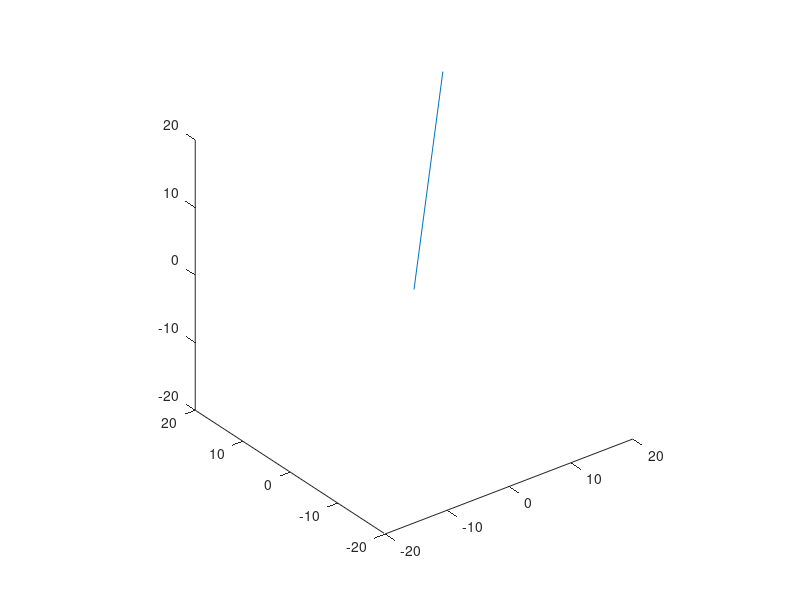

The MATLAB source for this figure:
function main
    % box path tracer. two sided. 
    b = make_align_box( [1,20,4]' , [6,5,2]');
    
    d = [1,1,0.8]';
    l_d = sqrt( sum( d.^2));
    d = d./l_d;
    r = make_ray([0,0,0]', d);
    
    box = make_box(4,5,6, [0,0,1]);
    box = poly_translate(box, [1,1,1]');
    
    rot_mat = biuld_rot_mat(1,1,1);
    box = poly_rotate(box, rot_mat);
    
    fh = figure(1);
    clf(fh);
    plot_ray(r);
    set(gca, 'Projection', 'perspective');
    set(gca, 'CameraViewAngleMode', 'manual');
    axis manual
    axis ([-20, 20,-20, 20,-20, 20 ]);
    hold on
    %plot_align_box(b);
 
    intersect_ray_align_box(b,r);

end

function r = make_ray(o, d)
    % origin, direction
    
    r.o = o;
    r.d = d;
    r.inv_d = 1./d;
    r.sign = r.inv_d < 0;
end

function b = make_align_box(maxP, minP)
% box is defined by two co-ords and is axis aligned
% order them in space
    b.bounds = zeros(3,2);
    b.bounds(:,1) = min( [minP,maxP], [], 2); %x,y,z min
    b.bounds(:,2) = max( [minP,maxP], [], 2);  %x,y,z max  
end   

function intersect = intersect_ray_align_box(b,r)

    tmin = ( b.bounds(1,r.sign(1)+1) - r.o(1))*r.inv_d(1);
    tmax = ( b.bounds(1,2-r.sign(1)) - r.o(1))*r.inv_d(1);
    tymin = ( b.bounds(2,r.sign(2)+1) - r.o(2))*r.inv_d(2);
    tymax = ( b.bounds(2,2-r.sign(2)) - r.o(2))*r.inv_d(2);
    
 %  tmin = (bounds[r.sign[0]].x() - r.origin.x()) * r.inv_direction.x();
 %  tmax = (bounds[1-r.sign[0]].x() - r.origin.x()) * r.inv_direction.x(); 
 %  tymin = (bounds[r.sign[1]].y() - r.origin.y()) * r.inv_direction.y();
 %  tymax = (bounds[1-r.sign[1]].y() - r.origin.y()) * r.inv_direction.y();
 
     if ( (tmin > tymax) || (tymin > tmax) ),
         intersect = 0;
         fprintf('a\n');
          return;
     end
     if (tymin > tmin)
           tmin = tymin;
     end
     
     if (tymax < tmax)
           tmax = tymax;
     end
     
     tzmin = ( b.bounds(3,r.sign(3)+1) - r.o(3))*r.inv_d(3);
     tzmax = ( b.bounds(3,2-r.sign(3)) - r.o(3))*r.inv_d(3);
    
 %   tzmin = (bounds[r.sign[2]].z() - r.origin.z()) * r.inv_direction.z();
 %   tzmax = (bounds[1-r.sign[2]].z() - r.origin.z()) * r.inv_direction.z();
 
     if ( (tmin > tzmax) || (tzmin > tmax) )
         fprintf('b\n');
        intersect = 0;
        return;
     end

    intersect = 1;

end

function plot_align_box(b)
    lX = zeros( 2, 12);
    lY = zeros( 2, 12);
    lZ = zeros( 2, 12);
    
    lX( :,1:4) = b.bounds(1,1);
    lX( :,5:8) = b.bounds(1,2);
    lX( 1,9:12) = b.bounds(1,1);
    lX( 2,9:12) = b.bounds(1,2);
    
    lY( :, [1,10,9,5]) = b.bounds(2,1);
    lY( :, [3,11,7,12]) = b.bounds(2,2);
    lY( 1, [4,2,6,8]) = b.bounds(2,1);
    lY( 2, [4,2,6,8]) = b.bounds(2,2);
    
    lZ( :, [9,4,12,8]) = b.bounds(3,1);
    lZ( :, [10,2,11,6]) = b.bounds(3,2);
    lZ( 1, [1,3,7,5]) = b.bounds(3,1);
    lZ( 2, [1,3,7,5]) = b.bounds(3,2);
    
    plot3( lX,lY,lZ);
    
end

function plot_ray(r)
    e = r.o + (r.d*50);  
    plot3( [r.o(1); e(1)],[r.o(2); e(2)],[r.o(3);e(3)]); 
end

function box = make_box(w,d,h,c)

    % make a box from triangles
    faces(12).v1 = zeros( 3,1); % verts of triangle. x,y,z
    faces(12).v2 = zeros( 3,1); % verts of triangle. x,y,z
    faces(12).v3 = zeros( 3,1); % verts of triangle. x,y,z
    faces(12).n = zeros( 3,1); % normal
    
    verts = zeros( 3,8);
    verts(:,1) = [0,0,0]; verts(:,2) = [0,0,h]; 
    verts(:,3) = [w,0,0]; verts(:,4) = [w,0,h];
    verts(:,5) = [w,d,0]; verts(:,6) = [w,d,h]; 
    verts(:,7) = [0,d,0]; verts(:,8) = [0,d,h];
       
    % clockwise!
    faces(1).v1 = verts(:,1); faces(1).v2 = verts(:,2); faces(1).v3 = verts(:,3);
    faces(2).v1 = verts(:,2); faces(2).v2 = verts(:,4); faces(2).v3 = verts(:,3);
    
    faces(3).v1 = verts(:,3); faces(3).v2 = verts(:,4); faces(3).v3 = verts(:,5);
    faces(4).v1 = verts(:,4); faces(4).v2 = verts(:,6); faces(4).v3 = verts(:,5);
    
    faces(5).v1 = verts(:,5); faces(5).v2 = verts(:,6); faces(5).v3 = verts(:,7);
    faces(6).v1 = verts(:,6); faces(6).v2 = verts(:,8); faces(6).v3 = verts(:,7);
    
    faces(7).v1 = verts(:,7); faces(7).v2 = verts(:,8); faces(7).v3 = verts(:,1);
    faces(8).v1 = verts(:,8); faces(8).v2 = verts(:,2); faces(8).v3 = verts(:,1);
    
    faces(9).v1 = verts(:,1); faces(9).v2 = verts(:,3); faces(9).v3 = verts(:,7);
    faces(10).v1 = verts(:,3); faces(10).v2 = verts(:,5); faces(10).v3 = verts(:,7);
    
    faces(11).v1 = verts(:,2); faces(11).v2 = verts(:,8); faces(11).v3 = verts(:,4);
    faces(12).v1 = verts(:,4); faces(12).v2 = verts(:,8); faces(12).v3 = verts(:,6);
    
    box.faces = faces;
    box.o = [0,0,0]'; % origin
    
    % centre origin
    box = poly_translate(box, [-w/2, -d/2, -h/2]');
    box.o = [0,0,0]'; % reset origin
    box.c = c; % colour
    
end

function plot_box(b)

    for i = 1:12 % for each face
        
        lX = build_tri_coords(b.faces(i),1);   
        lY = build_tri_coords(b.faces(i),2); 
        lZ = build_tri_coords(b.faces(i),3); 
        
        plot3( lX,lY,lZ, 'Color', b.c);
    end


end

function lX = build_tri_coords(face,a)
        % face i axis a
        lX = zeros( 2, 3);
        
        lX(1,1) = face.v1(a);
        lX(2,1) = face.v2(a);
        lX(1,2) = face.v2(a);
        lX(2,2) = face.v3(a);
        lX(1,3) = face.v3(a);
        lX(2,3) = face.v1(a);
end

function b = poly_translate(b, t)

    for i = 1:length(b.faces) 
        b.faces(i).v1 = b.faces(i).v1 + t;
        b.faces(i).v2 = b.faces(i).v2 + t;
        b.faces(i).v3 = b.faces(i).v3 + t;    
    end
    
    b.o = b.o + t;
        
end

function b = poly_rotate(b, rot_mat)
 
    for i = 1:length(b.faces)
       
        b.faces(i).v1 = ((b.faces(i).v1 - b.o)' * rot_mat)'+b.o;
        b.faces(i).v2 = ((b.faces(i).v2 - b.o)' * rot_mat)'+b.o;
        b.faces(i).v3 = ((b.faces(i).v3 - b.o)' * rot_mat)'+b.o;
        
    end
        
end

function rot_mat = biuld_rot_mat(xa,ya,za) % rot in degs

    rot_matX = [1 0 0 
                0 cosd(xa) -sind(xa) 
                0 sind(xa) cosd(xa) ]; 
    rot_matY = [cosd(ya) 0 sind(ya) 
                0 1 0 
                -sind(ya) 0 cosd(ya) ]; 
    rot_matZ = [cosd(za) -sind(za) 0 
                sind(za) cosd(ya) 0 
                0 0 1 ]; 
    rot_mat = rot_matX*rot_matY*rot_matZ;

end

